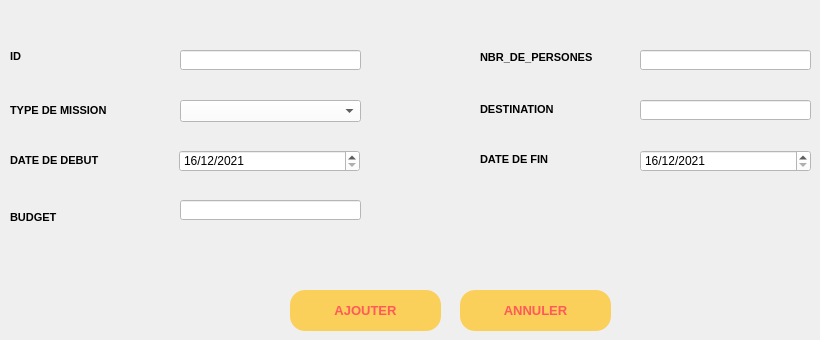
       <widget class="QWidget" name="tab_7">
        <property name="styleSheet">
         <string notr="true"/>
        </property>
        <attribute name="title">
         <string>AJOUTER</string>
        </attribute>
        <widget class="QLineEdit" name="lineEdit_ID">
         <property name="geometry">
          <rect>
           <x>180</x>
           <y>50</y>
           <width>181</width>
           <height>20</height>
          </rect>
         </property>
         <property name="styleSheet">
          <string notr="true">background-color:#FFFFFF;</string>
         </property>
        </widget>
        <widget class="QLabel" name="label_38">
         <property name="geometry">
          <rect>
           <x>480</x>
           <y>100</y>
           <width>101</width>
           <height>20</height>
          </rect>
         </property>
         <property name="text">
          <string>&lt;html&gt;&lt;head/&gt;&lt;body&gt;&lt;p&gt;&lt;span style=&quot; font-size:8pt; font-weight:600;&quot;&gt;DESTINATION&lt;/span&gt;&lt;/p&gt;&lt;/body&gt;&lt;/html&gt;</string>
         </property>
        </widget>
        <widget class="QLineEdit" name="lineEdit_DES">
         <property name="geometry">
          <rect>
           <x>640</x>
           <y>100</y>
           <width>171</width>
           <height>20</height>
          </rect>
         </property>
         <property name="styleSheet">
          <string notr="true">background-color:#FFFFFF;</string>
         </property>
        </widget>
        <widget class="QPushButton" name="pushButton">
         <property name="geometry">
          <rect>
           <x>290</x>
           <y>290</y>
           <width>151</width>
           <height>41</height>
          </rect>
         </property>
         <property name="font">
          <font>
           <pointsize>10</pointsize>
           <weight>75</weight>
           <bold>true</bold>
          </font>
         </property>
         <property name="styleSheet">
          <string notr="true">QPushButton{
border-radius:15px;
	background:#FACF5A;
	color:#FF5959;
	font-weight : bold;
}
QPushButton:hover
{
		background:#FF5959;
		color:#FACF5A;
		font-weight: bold;
}</string>
         </property>
         <property name="text">
          <string>AJOUTER</string>
         </property>
         <property name="icon">
          <iconset>
           <normaloff>../../Documents/projet_2a39/feather/user-plus.svg</normaloff>../../Documents/projet_2a39/feather/user-plus.svg</iconset>
         </property>
         <property name="checkable">
          <bool>false</bool>
         </property>
         <property name="autoRepeatDelay">
          <number>300</number>
         </property>
        </widget>
        <widget class="QPushButton" name="pushButton_ANNULER">
         <property name="geometry">
          <rect>
           <x>460</x>
           <y>290</y>
           <width>151</width>
           <height>41</height>
          </rect>
         </property>
         <property name="font">
          <font>
           <pointsize>10</pointsize>
           <weight>75</weight>
           <bold>true</bold>
          </font>
         </property>
         <property name="styleSheet">
          <string notr="true">QPushButton{
border-radius:15px;
	background:#FACF5A;
	color:#FF5959;
	font-weight : bold;
}
QPushButton:hover
{
		background:#FF5959;
		color:#FACF5A;
		font-weight: bold;
}

</string>
         </property>
         <property name="text">
          <string>ANNULER</string>
         </property>
         <property name="icon">
          <iconset>
           <normaloff>../../Documents/projet_2a39/feather/x-octagon.svg</normaloff>../../Documents/projet_2a39/feather/x-octagon.svg</iconset>
         </property>
        </widget>
        <widget class="QLabel" name="label_39">
         <property name="geometry">
          <rect>
           <x>10</x>
           <y>100</y>
           <width>131</width>
           <height>21</height>
          </rect>
         </property>
         <property name="text">
          <string>&lt;html&gt;&lt;head/&gt;&lt;body&gt;&lt;p&gt;&lt;span style=&quot; font-size:8pt; font-weight:600;&quot;&gt;TYPE DE MISSION&lt;/span&gt;&lt;/p&gt;&lt;/body&gt;&lt;/html&gt;</string>
         </property>
         <property name="textFormat">
          <enum>Qt::AutoText</enum>
         </property>
         <property name="margin">
          <number>0</number>
         </property>
         <property name="indent">
          <number>0</number>
         </property>
         <property name="openExternalLinks">
          <bool>false</bool>
         </property>
        </widget>
        <widget class="QLabel" name="label_40">
         <property name="geometry">
          <rect>
           <x>480</x>
           <y>50</y>
           <width>151</width>
           <height>16</height>
          </rect>
         </property>
         <property name="styleSheet">
          <string notr="true">QLabel{
	color : white;
}</string>
         </property>
         <property name="text">
          <string>&lt;html&gt;&lt;head/&gt;&lt;body&gt;&lt;p&gt;&lt;span style=&quot; font-size:8pt; font-weight:600; color:#000000;&quot;&gt;NBR_DE_PERSONES&lt;/span&gt;&lt;/p&gt;&lt;/body&gt;&lt;/html&gt;</string>
         </property>
        </widget>
        <widget class="QLabel" name="label_41">
         <property name="geometry">
          <rect>
           <x>10</x>
           <y>50</y>
           <width>47</width>
           <height>14</height>
          </rect>
         </property>
         <property name="text">
          <string>&lt;html&gt;&lt;head/&gt;&lt;body&gt;&lt;p&gt;&lt;span style=&quot; font-size:8pt; font-weight:600;&quot;&gt;ID&lt;/span&gt;&lt;/p&gt;&lt;/body&gt;&lt;/html&gt;</string>
         </property>
        </widget>
        <widget class="QLabel" name="label_42">
         <property name="geometry">
          <rect>
           <x>10</x>
           <y>150</y>
           <width>121</width>
           <height>21</height>
          </rect>
         </property>
         <property name="text">
          <string>&lt;html&gt;&lt;head/&gt;&lt;body&gt;&lt;p&gt;&lt;span style=&quot; font-size:8pt; font-weight:600;&quot;&gt;DATE DE DEBUT&lt;/span&gt;&lt;/p&gt;&lt;/body&gt;&lt;/html&gt;</string>
         </property>
        </widget>
        <widget class="QLineEdit" name="lineEdit_NBR">
         <property name="geometry">
          <rect>
           <x>640</x>
           <y>50</y>
           <width>171</width>
           <height>20</height>
          </rect>
         </property>
         <property name="styleSheet">
          <string notr="true">background-color:#FFFFFF;</string>
         </property>
        </widget>
        <widget class="QLabel" name="label_49">
         <property name="geometry">
          <rect>
           <x>480</x>
           <y>150</y>
           <width>111</width>
           <height>20</height>
          </rect>
         </property>
         <property name="text">
          <string>&lt;html&gt;&lt;head/&gt;&lt;body&gt;&lt;p&gt;&lt;span style=&quot; font-size:8pt; font-weight:600;&quot;&gt;DATE DE FIN&lt;/span&gt;&lt;/p&gt;&lt;/body&gt;&lt;/html&gt;</string>
         </property>
        </widget>
        <widget class="QLabel" name="label_50">
         <property name="geometry">
          <rect>
           <x>10</x>
           <y>210</y>
           <width>61</width>
           <height>16</height>
          </rect>
         </property>
         <property name="text">
          <string>&lt;html&gt;&lt;head/&gt;&lt;body&gt;&lt;p&gt;&lt;span style=&quot; font-size:8pt; font-weight:600;&quot;&gt;BUDGET&lt;/span&gt;&lt;/p&gt;&lt;/body&gt;&lt;/html&gt;</string>
         </property>
        </widget>
        <widget class="QLineEdit" name="lineEdit_BUD">
         <property name="geometry">
          <rect>
           <x>180</x>
           <y>200</y>
           <width>181</width>
           <height>20</height>
          </rect>
         </property>
         <property name="styleSheet">
          <string notr="true">background-color:#FFFFFF;</string>
         </property>
        </widget>
        <widget class="QDateEdit" name="dateD">
         <property name="geometry">
          <rect>
           <x>179</x>
           <y>150</y>
           <width>181</width>
           <height>22</height>
          </rect>
         </property>
         <property name="styleSheet">
          <string notr="true">background : white;</string>
         </property>
         <property name="maximumDateTime">
          <datetime>
           <hour>23</hour>
           <minute>59</minute>
           <second>59</second>
           <year>2070</year>
           <month>1</month>
           <day>1</day>
          </datetime>
         </property>
         <property name="minimumDateTime">
          <datetime>
           <hour>0</hour>
           <minute>0</minute>
           <second>0</second>
           <year>2021</year>
           <month>12</month>
           <day>16</day>
          </datetime>
         </property>
         <property name="displayFormat">
          <string>dd/MM/yyyy</string>
         </property>
         <property name="calendarPopup">
          <bool>false</bool>
         </property>
        </widget>
        <widget class="QDateEdit" name="dateF">
         <property name="geometry">
          <rect>
           <x>640</x>
           <y>150</y>
           <width>171</width>
           <height>22</height>
          </rect>
         </property>
         <property name="styleSheet">
          <string notr="true">background : white;</string>
         </property>
         <property name="maximumDateTime">
          <datetime>
           <hour>23</hour>
           <minute>59</minute>
           <second>59</second>
           <year>2070</year>
           <month>1</month>
           <day>1</day>
          </datetime>
         </property>
         <property name="minimumDateTime">
          <datetime>
           <hour>0</hour>
           <minute>0</minute>
           <second>0</second>
           <year>2021</year>
           <month>12</month>
           <day>16</day>
          </datetime>
         </property>
         <property name="displayFormat">
          <string notr="true">dd/MM/yyyy</string>
         </property>
         <property name="calendarPopup">
          <bool>false</bool>
         </property>
        </widget>
        <widget class="QComboBox" name="combotype">
         <property name="geometry">
          <rect>
           <x>180</x>
           <y>100</y>
           <width>181</width>
           <height>22</height>
          </rect>
         </property>
         <property name="styleSheet">
          <string notr="true">background : white;</string>
         </property>
        </widget>
        <zorder>label_38</zorder>
        <zorder>label_39</zorder>
        <zorder>label_40</zorder>
        <zorder>label_41</zorder>
        <zorder>label_42</zorder>
        <zorder>label_49</zorder>
        <zorder>label_50</zorder>
        <zorder>lineEdit_ID</zorder>
        <zorder>lineEdit_DES</zorder>
        <zorder>pushButton_ANNULER</zorder>
        <zorder>pushButton</zorder>
        <zorder>lineEdit_NBR</zorder>
        <zorder>lineEdit_BUD</zorder>
        <zorder>dateD</zorder>
        <zorder>dateF</zorder>
        <zorder>combotype</zorder>
       </widget>
